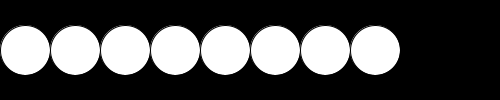
Frame 1 (no input)
Frame 60 (the mouse pressed at the canvas centre just before this capture): identical to frame 1, image omitted
Frame 120 (the mouse held since frame 60 and released just before this capture): identical to frame 1, image omitted

The Processing sketch that drew this single still picture (run headless with seeded random() and noise(); from frame 60 on, the mouse is pressed at the canvas centre):

// Processing sketch: day_06_01_whileLoop
// ── day_06_01_whileLoop.pde
//----------------------------------------------------
// DT Bootcamp 2014, Parsons the New School for Design. 
// Day 6 - introducing the while() loop
// http://processing.org/reference/while.html
// written by Dylan Shad
//----------------------------------------------------

int i; // the variable for while() to test

void setup() {
  size(500, 100);
  ellipseMode(CORNER);
}

void draw() {
background(0);
i = 0;

// reminder: syntax is
// while(test) { doStuff; }
  while(i < 8) {
    
    //offset by the test multiplied by their diameter.
    ellipse(i * 50, 25, 50, 50);
 
    i++; 
  }
  
  // if(i < 10) {
  //   ellipse( i * 50, 75, 50, 50);
  //   i++;
  // }
  
}
